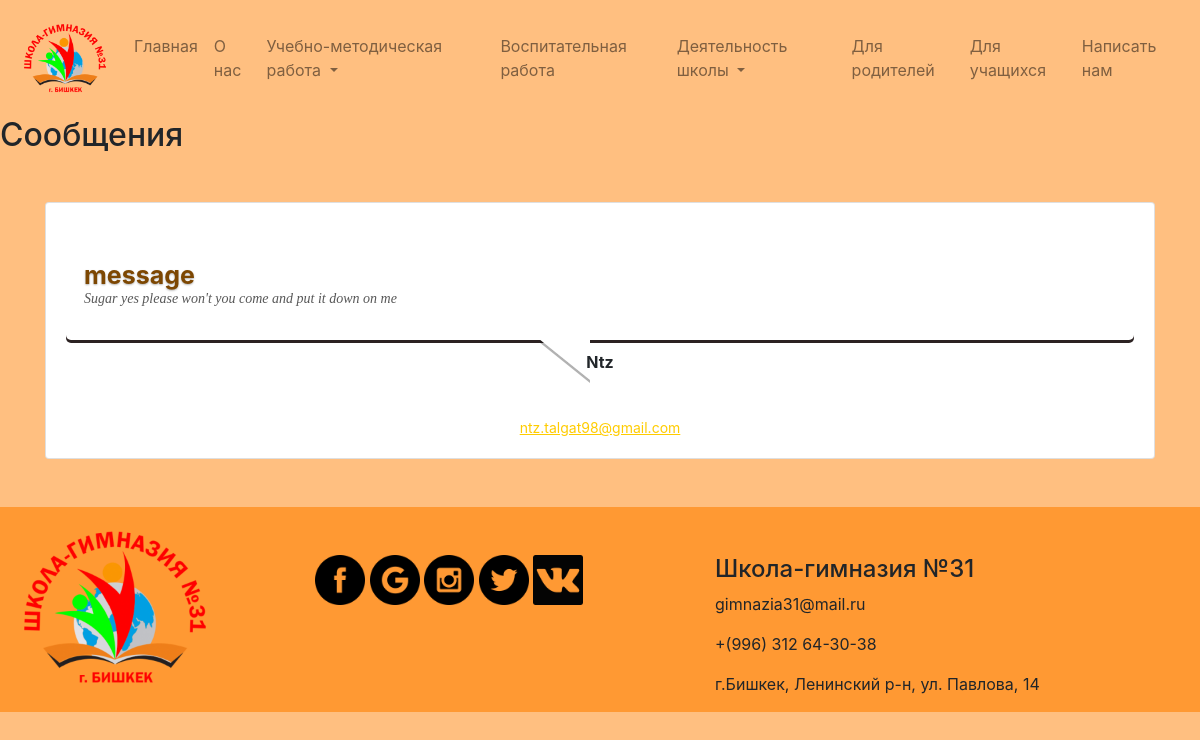
The app's page /feedbacks/ (signed in) with its own data.
### s31/models.py (models this page shows, shortened)
class Feedback(models.Model):
    name = models.CharField(max_length=255, verbose_name=u"Имя")
    email = models.EmailField(max_length=255, verbose_name=u"Email")
    text = models.TextField(verbose_name=u"Сообщение")

### s31/views.py (the view)
# urls.py: url(r'^feedbacks/$', FeedView.as_view(), name="feedbacks"),
class FeedView(TemplateView):
    template_name = 'feedbacks.html'
    def dispatch(self, request, *args, **kwargs):
        if not request.user.is_superuser:
            return redirect("/")
        context ={
            'feedbacks':Feedback.objects.all()
        }
        return  render(request, self.template_name, context)

### s31/templates/feedbacks.html (shortened to what this page needs)
{% extends 'base.html' %}
{% block body %}
    {% load staticfiles %}
<h2>Сообщения</h2>
    <div class="container mt-5 mb-5">
    {% for feedback in feedbacks %}
                    <div class="card">
        				    <div class="card-body" ><div class="block-text rel zmin">
						        <a title="" href="#">message</a>
						        <p>{{ feedback.text }}</p>
							    <ins class="ab zmin sprite sprite-i-triangle block"></ins>
					        </div>
							<div class="person-text rel">
                                <p><b>{{ feedback.name }}</b></p>
                                <a title="" href="#">{{ feedback.email }}</a>
							</div>
                            </div>
						</div>
    {% endfor %}
    </div>
{% endblock %}

### s31/static/style.css (style rules this page uses)
.block-text { background-color: #fff; border-radius: 5px; box-shadow: 0 3px 0 #2c2222; color: #626262; font-size: 14px; margin-top: 27px; padding: 15px 18px; }
.block-text a { color: #7d4702; font-size: 25px; font-weight: bold; line-height: 21px; text-decoration: none; text-shadow: 0 1px 2px rgba(0, 0, 0, 0.3); }
.block-text p { color: #585858; font-family: Georgia; font-style: italic; line-height: 20px; }
.sprite-i-triangle { background-position: 0 -1298px; height: 44px; width: 50px; }
.block-text ins { bottom: -44px; left: 50%; margin-left: -60px; }
.block { display: block; }
.zmin { z-index: 1; }
.ab { position: absolute; }
.person-text { padding: 10px 0 0; text-align: center; z-index: 2; }
.person-text a { color: #ffcc00; display: block; font-size: 14px; margin-top: 3px; text-decoration: underline; }
.rel { position: relative; }

### records on screen
Feedback: text "Sugar yes please won't you come and put it down on me", name "Ntz", email "ntz.talgat98@gmail.com"
